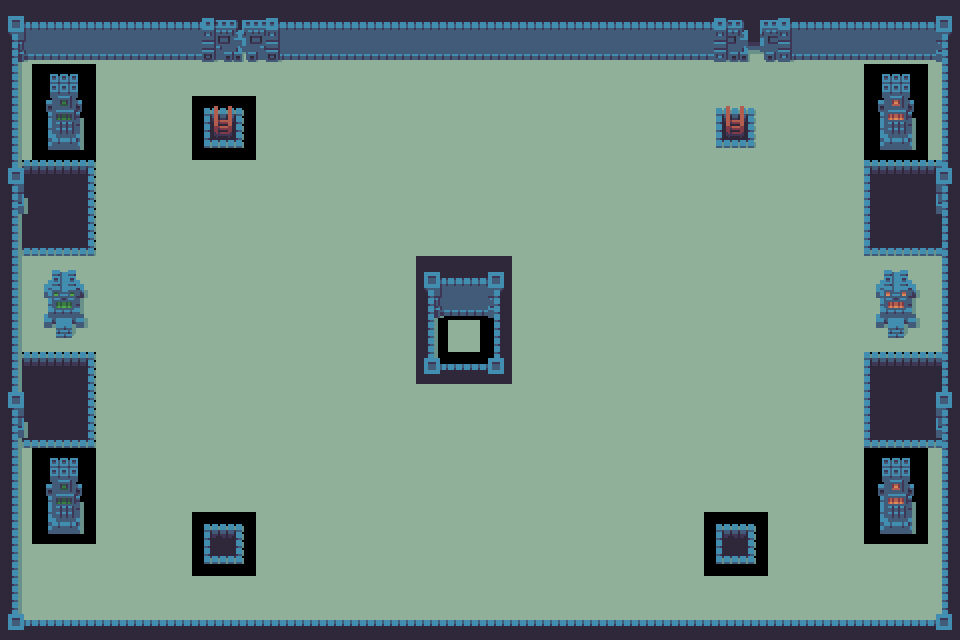

This is a level from a 2D game, rendered from its Tiled map with the project's own tilesets. A one-line summary and the complete map file follow:
An orthogonal 30x20 tile map with 32x32 px tiles, 3 tile layers (ground color, ground, cover).

<map version="1.0" tiledversion="1.1.6" orientation="orthogonal" renderorder="left-up" width="30" height="20" tilewidth="32" tileheight="32" infinite="0" nextobjectid="1">
 <tileset firstgid="1" source="background_x2.tsx" />
 <layer name="ground color" width="30" height="20">
  <data encoding="csv">
55,55,55,55,55,55,55,55,55,55,55,55,55,55,55,55,55,55,55,55,55,55,55,55,55,55,55,55,55,55,
55,55,55,55,55,55,55,55,55,55,55,55,55,55,55,55,55,55,55,55,55,55,55,55,55,55,55,55,55,55,
55,93,94,55,55,55,55,55,55,55,55,55,55,55,55,55,55,55,55,55,55,55,55,55,55,55,55,91,92,55,
55,117,118,55,55,55,208,209,55,55,55,55,55,55,55,55,55,55,55,55,55,55,55,55,55,55,55,115,116,55,
55,141,142,55,55,55,232,233,55,55,55,55,55,55,55,55,55,55,55,55,55,55,55,55,55,55,55,139,140,55,
1,2,3,55,55,55,55,55,55,55,55,55,55,55,55,55,55,55,55,55,55,55,55,55,55,55,55,1,2,3,
25,26,27,55,55,55,55,55,55,55,55,55,55,55,55,55,55,55,55,55,55,55,55,55,55,55,55,25,26,27,
49,50,51,55,55,55,55,55,55,55,55,55,55,55,55,55,55,55,55,55,55,55,55,55,55,55,55,49,50,51,
55,55,55,55,55,55,55,55,55,55,55,55,55,6,7,8,55,55,55,55,55,55,55,55,55,55,55,55,55,55,
55,55,55,55,55,55,55,55,55,55,55,55,55,30,31,32,55,55,55,55,55,55,55,55,55,55,55,55,55,55,
55,55,55,55,55,55,55,55,55,55,55,55,55,54,55,56,55,55,55,55,55,55,55,55,55,55,55,55,55,55,
1,2,3,55,55,55,55,55,55,55,55,55,55,78,79,80,55,55,55,55,55,55,55,55,55,55,55,1,2,3,
25,26,27,55,55,55,55,55,55,55,55,55,55,55,55,55,55,55,55,55,55,55,55,55,55,55,55,25,26,27,
49,50,51,55,55,55,55,55,55,55,55,55,55,55,55,55,55,55,55,55,55,55,55,55,55,55,55,49,50,51,
55,93,94,55,55,55,55,55,55,55,55,55,55,55,55,55,55,55,55,55,55,55,55,55,55,55,55,91,92,55,
55,117,118,55,55,55,55,55,55,55,55,55,55,55,55,55,55,55,55,55,55,55,55,55,55,55,55,115,116,55,
55,141,142,55,55,55,210,211,55,55,55,55,55,55,55,55,55,55,55,55,55,55,210,211,55,55,55,139,140,55,
55,55,55,55,55,55,234,235,55,55,55,55,55,55,55,55,55,55,55,55,55,55,234,235,55,55,55,55,55,55,
55,55,55,55,55,55,55,55,55,55,55,55,55,55,55,55,55,55,55,55,55,55,55,55,55,55,55,55,55,55,
55,55,55,55,55,55,55,55,55,55,55,55,55,55,55,55,55,55,55,55,55,55,55,55,55,55,55,55,55,55
</data>
 </layer>
 <layer name="ground" width="30" height="20">
  <data encoding="csv">
6,7,7,7,7,7,196,197,198,7,7,7,7,7,7,7,7,7,7,7,7,7,199,200,201,7,7,7,7,8,
30,31,31,31,31,31,220,221,222,31,31,31,31,31,31,31,31,31,31,31,31,31,223,224,225,31,31,31,31,32,
54,0,0,0,0,0,0,0,0,0,0,0,0,0,0,0,0,0,0,0,0,0,0,0,0,0,0,0,0,56,
54,0,0,0,0,0,0,0,0,0,0,0,0,0,0,0,0,0,0,0,0,0,208,209,0,0,0,0,0,56,
54,0,0,0,0,0,0,0,0,0,0,0,0,0,0,0,0,0,0,0,0,0,232,233,0,0,0,0,0,56,
77,0,0,0,0,0,0,0,0,0,0,0,0,0,0,0,0,0,0,0,0,0,0,0,0,0,0,0,0,76,
101,0,0,0,0,0,0,0,0,0,0,0,0,0,0,0,0,0,0,0,0,0,0,0,0,0,0,0,0,100,
54,0,0,0,0,0,0,0,0,0,0,0,0,0,0,0,0,0,0,0,0,0,0,0,0,0,0,0,0,56,
54,0,0,0,0,0,0,0,0,0,0,0,0,0,0,0,0,0,0,0,0,0,0,0,0,0,0,0,0,56,
54,0,0,0,0,0,0,0,0,0,0,0,0,0,0,0,0,0,0,0,0,0,0,0,0,0,0,0,0,56,
54,0,0,0,0,0,0,0,0,0,0,0,0,0,0,0,0,0,0,0,0,0,0,0,0,0,0,0,0,56,
54,0,0,0,0,0,0,0,0,0,0,0,0,0,0,0,0,0,0,0,0,0,0,0,0,0,0,0,0,56,
77,0,0,0,0,0,0,0,0,0,0,0,0,0,0,0,0,0,0,0,0,0,0,0,0,0,0,0,0,76,
101,0,0,0,0,0,0,0,0,0,0,0,0,0,0,0,0,0,0,0,0,0,0,0,0,0,0,0,0,100,
54,0,0,0,0,0,0,0,0,0,0,0,0,0,0,0,0,0,0,0,0,0,0,0,0,0,0,0,0,56,
54,0,0,0,0,0,0,0,0,0,0,0,0,0,0,0,0,0,0,0,0,0,0,0,0,0,0,0,0,56,
54,0,0,0,0,0,0,0,0,0,0,0,0,0,0,0,0,0,0,0,0,0,0,0,0,0,0,0,0,56,
54,0,0,0,0,0,0,0,0,0,0,0,0,0,0,0,0,0,0,0,0,0,0,0,0,0,0,0,0,56,
54,0,0,0,0,0,0,0,0,0,0,0,0,0,0,0,0,0,0,0,0,0,0,0,0,0,0,0,0,56,
78,79,79,79,79,79,79,79,79,79,79,79,79,79,79,79,79,79,79,79,79,79,79,79,79,79,79,79,79,80
</data>
 </layer>
 <layer name="cover" width="30" height="20">
  <data encoding="csv">
0,0,0,0,0,0,0,0,0,0,0,0,0,0,0,0,0,0,0,0,0,0,0,0,0,0,0,0,0,0,
0,0,0,0,0,0,0,0,0,0,0,0,0,0,0,0,0,0,0,0,0,0,0,0,0,0,0,0,0,0,
0,0,0,0,0,0,0,0,0,0,0,0,0,0,0,0,0,0,0,0,0,0,0,0,0,0,0,0,0,0,
0,0,0,0,0,0,0,0,0,0,0,0,0,0,0,0,0,0,0,0,0,0,0,0,0,0,0,0,0,0,
0,0,0,0,0,0,0,0,0,0,0,0,0,0,0,0,0,0,0,0,0,0,0,0,0,0,0,0,0,0,
0,0,0,0,0,0,0,0,0,0,0,0,0,0,0,0,0,0,0,0,0,0,0,0,0,0,0,0,0,0,
0,0,0,0,0,0,0,0,0,0,0,0,0,0,0,0,0,0,0,0,0,0,0,0,0,0,0,0,0,0,
0,0,0,0,0,0,0,0,0,0,0,0,0,0,0,0,0,0,0,0,0,0,0,0,0,0,0,0,0,0,
0,23,24,0,0,0,0,0,0,0,0,0,0,0,0,0,0,0,0,0,0,0,0,0,0,0,0,19,20,0,
0,47,48,0,0,0,0,0,0,0,0,0,0,0,0,0,0,0,0,0,0,0,0,0,0,0,0,43,44,0,
0,71,72,0,0,0,0,0,0,0,0,0,0,0,0,0,0,0,0,0,0,0,0,0,0,0,0,67,68,0,
0,0,0,0,0,0,0,0,0,0,0,0,0,0,0,0,0,0,0,0,0,0,0,0,0,0,0,0,0,0,
0,0,0,0,0,0,0,0,0,0,0,0,0,0,0,0,0,0,0,0,0,0,0,0,0,0,0,0,0,0,
0,0,0,0,0,0,0,0,0,0,0,0,0,0,0,0,0,0,0,0,0,0,0,0,0,0,0,0,0,0,
0,0,0,0,0,0,0,0,0,0,0,0,0,0,0,0,0,0,0,0,0,0,0,0,0,0,0,0,0,0,
0,0,0,0,0,0,0,0,0,0,0,0,0,0,0,0,0,0,0,0,0,0,0,0,0,0,0,0,0,0,
0,0,0,0,0,0,0,0,0,0,0,0,0,0,0,0,0,0,0,0,0,0,0,0,0,0,0,0,0,0,
0,0,0,0,0,0,0,0,0,0,0,0,0,0,0,0,0,0,0,0,0,0,0,0,0,0,0,0,0,0,
0,0,0,0,0,0,0,0,0,0,0,0,0,0,0,0,0,0,0,0,0,0,0,0,0,0,0,0,0,0,
0,0,0,0,0,0,0,0,0,0,0,0,0,0,0,0,0,0,0,0,0,0,0,0,0,0,0,0,0,0
</data>
 </layer>
</map>
